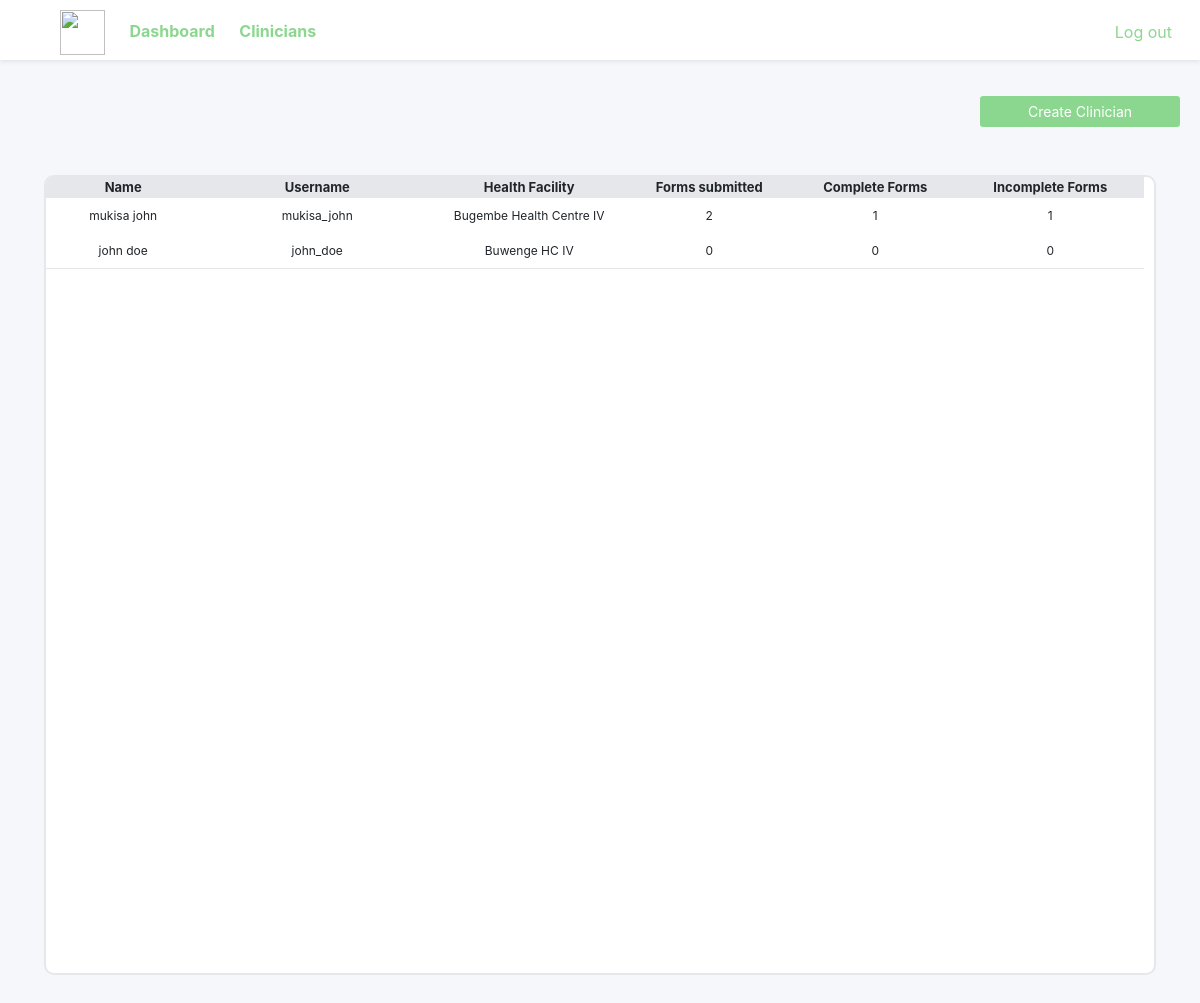
/alrite/clinicians/ (signed in), run on the app's committed database.
### alrite/models.py (models this page shows, shortened)
class CustomUser(AbstractUser):
    healthy_facility = models.ForeignKey(Health_Facility, null=True, blank=True, on_delete=models.SET_NULL)
    forms = models.IntegerField(default=0)
    completed_forms = models.IntegerField(default=0)
    incomplete_forms = models.IntegerField(default=0)
    is_admin = models.BooleanField(default=False)
    is_nurse = models.BooleanField(default=False)
    is_doctor = models.BooleanField(default=False)

class Health_Facility(models.Model):
    name = models.CharField(max_length=255)
    location = models.CharField(max_length=255)

### alrite/views.py (the view)
# urls.py: path('clinicians/', CliniciansPageView.as_view(), name='clinicians'),
class CliniciansPageView(LoginRequiredMixin, TemplateView):
    template_name = 'clinicians.html'
    def get_context_data(self, **kwargs):
        clinicians = CustomUser.objects.filter(is_nurse=True)
        context = super(CliniciansPageView, self).get_context_data(**kwargs)
        context.update({
            "clinicians": clinicians,
        })
        return context

### templates/clinicians.html
{% extends 'base.html' %}
{% load static %}
{% load crispy_forms_tags %}
{% block content %}
    <div class="content">
        {% if user.is_authenticated %}
            {% if request.user.is_admin %}
                <div>
                    <div class="cli-head text-right ">
                        <a href="{% url 'register' %}" class="btn btn-sm mt-3" style="background-color: #8CD78F; color: white; width: 200px">Create Clinician</a>
                    </div>
                    <div class="cli-table m-4">
                         <div class="table-div mt-5 my-custom-scrollbar table-wrapper-scroll-y">
                            <table class="table-data">
                                <thead>
                                    <tr>
                                        <td>Name</td>
                                        <td>Username</td>
                                        <td>Health Facility</td>
                                        <td>Forms submitted</td>
                                        <td>Complete Forms</td>
                                        <td>Incomplete Forms</td>
                                    </tr>
                                </thead>
                                <tbody>
                                    {% for cli in clinicians %}
                                        <tr>
                                            <td>{{ cli.first_name }} {{ cli.last_name }}</td>
                                            <td>{{ cli.username }}</td>
                                            <td>{{ cli.healthy_facility.name }}</td>
                                            <td>{{ cli.forms }}</td>
                                            <td>{{ cli.completed_forms }}</td>
                                            <td>{{ cli.incomplete_forms }}</td>
                                        </tr>
                                    {% endfor %}
                                </tbody>
                            </table>
                        </div>
                    </div>
                </div>
            {% else %}
                <div class="pags">
                    <p>You are not authorized to access this page</p>
                </div>
            {% endif %}
        {% endif %}
    </div>
{% endblock content %}

### templates/base.html (shortened to what this page needs)
{% load static %}
{% load crispy_forms_tags %}
<html lang="en">
    <head>
    <link rel="stylesheet" href="{% static 'css/styles.css' %}">
    <link rel="stylesheet" href="https://cdn.jsdelivr.net/npm/bootstrap@4.6.2/dist/css/bootstrap.min.css">
    </head>
    <body>
        <div class="top-bar shadow-sm">
            <div class="top-list-left">
                <ul>
                    <li>
                        <img src="{% static 'images/alrite_logo.png' %}" alt="" height="45px" width="45px">
                    </li>
                    <li>
                        <a href="{% url 'index' %}" class="title">Dashboard</a>
                    </li>
                    <li>
                        <a href="{% url 'clinicians' %}" class="title">Clinicians</a>
                    </li>
                </ul>
            </div>
          <div class="top-list">
            <ul>
              <li><a href="{% url 'logout' %}">Log out</a></li>
            </ul>
          </div>
        </div>
        <main>
           {% block content %}
           {% endblock content %}
        </main>
    </body>
</html>

### Static/css/styles.css (style rules this page uses)
body { background-color: #f5f7fb; margin: 0; padding: 0; font-family: "Times New Roman"; }
.top-bar { top: 0; left: 0; background: #ffffff; width: 100%; height: 60px; position: fixed; }
.top-list-left { float: left; padding-left: 20px; }
.top-list-left ul { list-style: none; margin-top: 10px; }
.top-list-left ul li { display: inline-block; margin-right: 20px; }
main { margin-top: 60px; width: 100%; background: #f5f7fb; }
.title { text-decoration: none; color: #8CD78F; font-weight: bold; font-size: 16px; cursor: pointer; }
.top-list { float: right; margin-top: 20px; }
.top-list ul { list-style: none; margin-right: 20px; }
.top-list li { display: inline-block; padding: 0 0.5rem; }
.top-list li a { text-decoration: none; color: #8CD78F; cursor: pointer; }
.content { padding: 20px; }
.table-div { width: 100%; height: 800px; background: white; border-radius: 10px; border: 2px solid #e5e7ea; }
.my-custom-scrollbar { height: 100%; overflow: auto; padding-right: 10px; }
.table-wrapper-scroll-y { display: block; }
.table-data { width: 100%; }
.table-data thead { font-weight: bold; font-size: 13px; background: #e5e7ea; height: 20px; border-bottom: #e5e7ea 1px solid; }
.table-data tbody { font-size: 12px; height: 20px; border-bottom: #e5e7ea 1px solid; }
.table-data tbody td { padding: 10px }
.table-data td { width: 40px; text-align: center; }

### data on the page
CustomUser: first_name "mukisa", last_name "john", username "mukisa_john", healthy_facility.name "Bugembe Health Centre IV", forms "2", completed_forms "1", incomplete_forms "1"
CustomUser: first_name "john", last_name "doe", username "john_doe", healthy_facility.name "Buwenge HC IV", forms "0", completed_forms "0", incomplete_forms "0"
